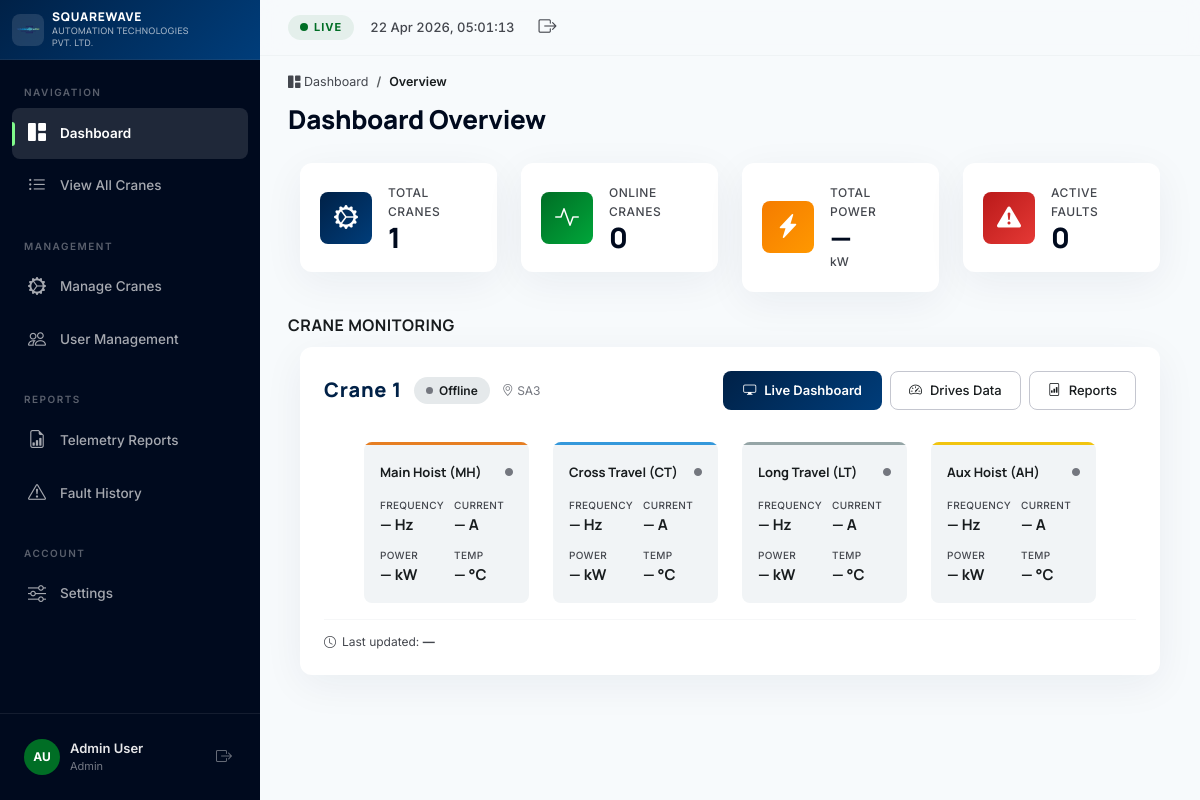
/dashboard.php (signed in), run on the app's committed database.
### tables this page shows
CREATE TABLE IF NOT EXISTS users (
    id INT AUTO_INCREMENT PRIMARY KEY,
    username VARCHAR(50) NOT NULL UNIQUE,
    email VARCHAR(100) DEFAULT NULL UNIQUE,
    password_hash VARCHAR(255) NOT NULL,
    display_name VARCHAR(100) DEFAULT 'New User',
    role ENUM('developer','admin','user') DEFAULT 'user',
    created_at DATETIME DEFAULT CURRENT_TIMESTAMP,
    updated_at DATETIME DEFAULT CURRENT_TIMESTAMP ON UPDATE CURRENT_TIMESTAMP
);

CREATE TABLE IF NOT EXISTS cranes (
    id INT AUTO_INCREMENT PRIMARY KEY,
    crane_id VARCHAR(50) NOT NULL UNIQUE,
    name VARCHAR(100) NOT NULL,
    location VARCHAR(200) DEFAULT '',
    description TEXT DEFAULT NULL,
    status ENUM('online','offline','maintenance') DEFAULT 'offline',
    last_data_at DATETIME DEFAULT NULL,
    created_at DATETIME DEFAULT CURRENT_TIMESTAMP,
    updated_at DATETIME DEFAULT CURRENT_TIMESTAMP ON UPDATE CURRENT_TIMESTAMP
);

### dashboard.php (the view, shortened to what the rows shown need)
<?php
require_once 'includes/auth.php';
$pdo = getDbConnection();
$currentUserData = getCurrentUser();
if ($currentUserData && $currentUserData['role'] === 'user') {
    $assignedCranes = getUserAssignedCranes($currentUserData['id']);
    if (!empty($assignedCranes)) {
        $placeholders = implode(',', array_fill(0, count($assignedCranes), '?'));
        $stmt = $pdo->prepare("SELECT c.*, (SELECT MAX(cd.Timestamp) FROM crane_data cd WHERE cd.crane_id = c.crane_id) as last_data_at FROM cranes c WHERE c.crane_id IN ($placeholders) ORDER BY c.crane_id");
        $stmt->execute($assignedCranes);
        $cranes = $stmt->fetchAll();
    } else {
        $cranes = [];
    }
} else {
    $cranes = $pdo->query("SELECT c.*, (SELECT MAX(cd.Timestamp) FROM crane_data cd WHERE cd.crane_id = c.crane_id) as last_data_at FROM cranes c ORDER BY c.crane_id")->fetchAll();
}
require_once 'includes/header.php';
require_once 'includes/sidebar.php';
?>
<div class="page-header">
    <h1 class="page-title">Dashboard Overview</h1>
</div>
<div class="section-header">
    <h2 class="section-title">Crane Monitoring</h2>
</div>
<div class="row g-4 mb-4">
<?php foreach ($cranes as $crane):
    $lastData = $crane['last_data_at'] ? strtotime($crane['last_data_at']) : 0;
    $isOnline = (time() - $lastData) < 50;
?>
    <div class="col-lg-12">
        <div class="data-card crane-overview-card" data-crane-id="<?php echo htmlspecialchars($crane['crane_id']); ?>">
            <div class="card-header-bar">
                <div class="card-title-group">
                    <h3 class="card-title" style="font-size:20px;font-weight:800;color:#002147;margin:0;">
                        <?php echo htmlspecialchars($crane['name']); ?>
                    </h3>
                    <span class="status-chip <?php echo $isOnline ? 'status-online' : 'status-idle-chip'; ?>" id="crane-status-<?php echo $crane['crane_id']; ?>">
                        <span class="status-dot"></span> <span class="crane-status-text"><?php echo $isOnline ? 'Online' : 'Offline'; ?></span>
                    </span>
                    <?php if ($crane['location']): ?>
                    <span style="font-size:12px;color:#74777f;"><i class="bi bi-geo-alt"></i> <?php echo htmlspecialchars($crane['location']); ?></span>
                    <?php endif; ?>
                </div>
                <div class="card-actions">
                    <a href="crane_live.php?crane_id=<?php echo urlencode($crane['crane_id']); ?>" class="btn btn-primary-gradient">
                        <i class="bi bi-display"></i> Live Dashboard
                    </a>
                    <a href="drives_live.php?crane_id=<?php echo urlencode($crane['crane_id']); ?>" class="btn btn-outline-action">
                        <i class="bi bi-speedometer2"></i> Drives Data
                    </a>
                    <a href="reports.php?crane_id=<?php echo urlencode($crane['crane_id']); ?>" class="btn btn-outline-action">
                        <i class="bi bi-file-bar-graph"></i> Reports
                    </a>
                </div>
            </div>
            <div class="row g-4 mt-2">
                <div class="col-md-3">
                    <div class="drive-mini-card drive-mh">
                        <div class="drive-mini-accent"></div>
                        <div class="drive-mini-header">
                            <span class="drive-mini-name">Main Hoist (MH)</span>
                            <span class="drive-mini-status" id="<?php echo $crane['crane_id']; ?>-mh-status-dot"><i class="bi bi-circle-fill"></i></span>
                        </div>
                        <div class="drive-mini-stats">
                            <div class="mini-stat"><span class="mini-stat-label">Frequency</span><span class="mini-stat-value" id="<?php echo $crane['crane_id']; ?>-mh-freq">— Hz</span></div>
                            <div class="mini-stat"><span class="mini-stat-label">Current</span><span class="mini-stat-value" id="<?php echo $crane['crane_id']; ?>-mh-current">— A</span></div>
                            <div class="mini-stat"><span class="mini-stat-label">Power</span><span class="mini-stat-value" id="<?php echo $crane['crane_id']; ?>-mh-power">— kW</span></div>
                            <div class="mini-stat"><span class="mini-stat-label">Temp</span><span class="mini-stat-value" id="<?php echo $crane['crane_id']; ?>-mh-temp">— °C</span></div>
                        </div>
                    </div>
                </div>
                <div class="col-md-3">
                    <div class="drive-mini-card drive-ct">
                        <div class="drive-mini-accent"></div>
                        <div class="drive-mini-header">
                            <span class="drive-mini-name">Cross Travel (CT)</span>
                            <span class="drive-mini-status" id="<?php echo $crane['crane_id']; ?>-ct-status-dot"><i class="bi bi-circle-fill"></i></span>
                        </div>
                        <div class="drive-mini-stats">
                            <div class="mini-stat"><span class="mini-stat-label">Frequency</span><span class="mini-stat-value" id="<?php echo $crane['crane_id']; ?>-ct-freq">— Hz</span></div>
                            <div class="mini-stat"><span class="mini-stat-label">Current</span><span class="mini-stat-value" id="<?php echo $crane['crane_id']; ?>-ct-current">— A</span></div>
                            <div class="mini-stat"><span class="mini-stat-label">Power</span><span class="mini-stat-value" id="<?php echo $crane['crane_id']; ?>-ct-power">— kW</span></div>
                            <div class="mini-stat"><span class="mini-stat-label">Temp</span><span class="mini-stat-value" id="<?php echo $crane['crane_id']; ?>-ct-temp">— °C</span></div>
                        </div>
                    </div>
                </div>
                <div class="col-md-3">
                    <div class="drive-mini-card drive-lt">
                        <div class="drive-mini-accent"></div>
                        <div class="drive-mini-header">
                            <span class="drive-mini-name">Long Travel (LT)</span>
                            <span class="drive-mini-status" id="<?php echo $crane['crane_id']; ?>-lt-status-dot"><i class="bi bi-circle-fill"></i></span>
                        </div>
                        <div class="drive-mini-stats">
                            <div class="mini-stat"><span class="mini-stat-label">Frequency</span><span class="mini-stat-value" id="<?php echo $crane['crane_id']; ?>-lt-freq">— Hz</span></div>
                            <div class="mini-stat"><span class="mini-stat-label">Current</span><span class="mini-stat-value" id="<?php echo $crane['crane_id']; ?>-lt-current">— A</span></div>
                            <div class="mini-stat"><span class="mini-stat-label">Power</span><span class="mini-stat-value" id="<?php echo $crane['crane_id']; ?>-lt-power">— kW</span></div>
                            <div class="mini-stat"><span class="mini-stat-label">Temp</span><span class="mini-stat-value" id="<?php echo $crane['crane_id']; ?>-lt-temp">— °C</span></div>
                        </div>
                    </div>
                </div>
                <div class="col-md-3">
                    <div class="drive-mini-card drive-ah">
                        <div class="drive-mini-accent"></div>
                        <div class="drive-mini-header">
                            <span class="drive-mini-name">Aux Hoist (AH)</span>
                            <span class="drive-mini-status" id="<?php echo $crane['crane_id']; ?>-ah-status-dot"><i class="bi bi-circle-fill"></i></span>
                        </div>
                        <div class="drive-mini-stats">
                            <div class="mini-stat"><span class="mini-stat-label">Frequency</span><span class="mini-stat-value" id="<?php echo $crane['crane_id']; ?>-ah-freq">— Hz</span></div>
                            <div class="mini-stat"><span class="mini-stat-label">Current</span><span class="mini-stat-value" id="<?php echo $crane['crane_id']; ?>-ah-current">— A</span></div>
                            <div class="mini-stat"><span class="mini-stat-label">Power</span><span class="mini-stat-value" id="<?php echo $crane['crane_id']; ?>-ah-power">— kW</span></div>
                            <div class="mini-stat"><span class="mini-stat-label">Temp</span><span class="mini-stat-value" id="<?php echo $crane['crane_id']; ?>-ah-temp">— °C</span></div>
                        </div>
                    </div>
                </div>
            </div>
            <div class="last-update-bar">
                <i class="bi bi-clock"></i>
                <span>Last updated: <strong id="<?php echo $crane['crane_id']; ?>-last-update"><?php echo $crane['last_data_at'] ?: '—'; ?></strong></span>
            </div>
        </div>
    </div>
<?php endforeach; ?>
</div>
<?php require_once 'includes/footer.php'; ?>

### includes/sidebar.php (shortened to what the rows shown need)
<aside class="sidebar" id="sidebar">
    <div class="sidebar-footer">
        <?php $currentUser = getCurrentUser(); ?>
        <div class="sidebar-user">
            <div class="user-avatar">
                <span><?php echo $currentUser ? strtoupper(substr($currentUser['display_name'],0,1) . substr($currentUser['display_name'], strpos($currentUser['display_name'],' ')+1, 1)) : 'AU'; ?></span>
            </div>
            <div class="user-info">
                <span class="user-name"><?php echo htmlspecialchars($currentUser['display_name'] ?? 'Admin User'); ?></span>
                <span class="user-role"><?php echo ucfirst($currentUser['role'] ?? 'user'); ?></span>
            </div>
        </div>
    </div>
</aside>
<main class="main-content" id="main-content">

### data on the page
users: display_name "AU", display_name "Admin User", role "Admin"
cranes: name "Crane 1", location "SA3", last_data_at "—"

### other printed values
count($cranes) "1"
